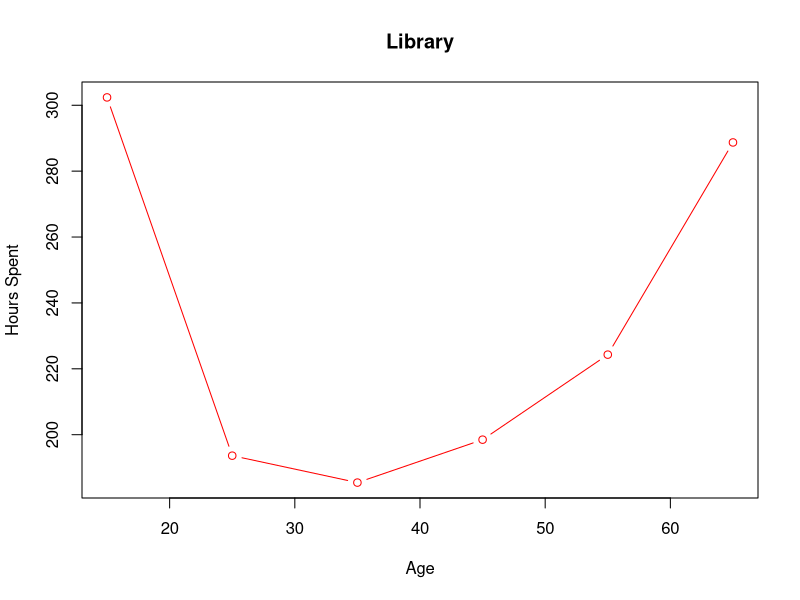

Write R code to recreate this figure.
age_rep = c(15, 25, 35, 45, 55, 65)
hours_spent = c(302.38, 193.63, 185.46, 198.49, 224.30, 288.71)
df = data.frame(age_rep, hours_spent)
df

plot(age_rep, hours_spent, type='b', col='red', main='Library', xlab='Age', ylab='Hours Spent')
